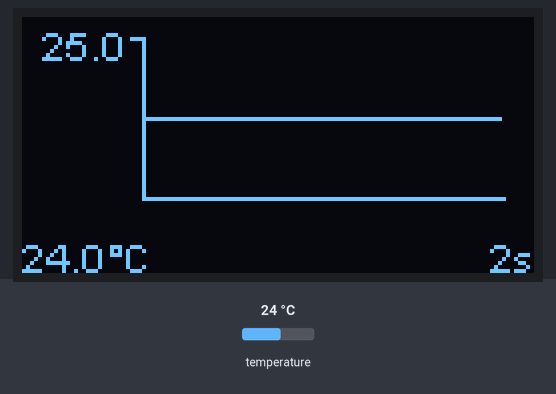
The sketch below on a simulated ESP32. Shown: 128×64 one-colour display. Inputs (shaded band) come from the test bench; at power-on: temperature 24 °C.

Above: at 12.3 s.
12.4 s: temperature set to 12 °C
At 23.5 s:
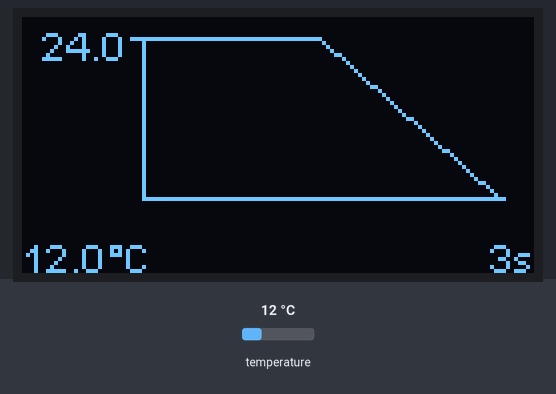
23.8 s: temperature set to 19 °C
At 33.6 s:
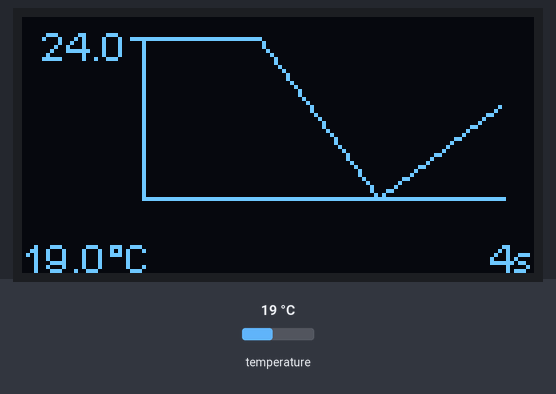
34.6 s: temperature set to 28 °C
At 44.6 s:
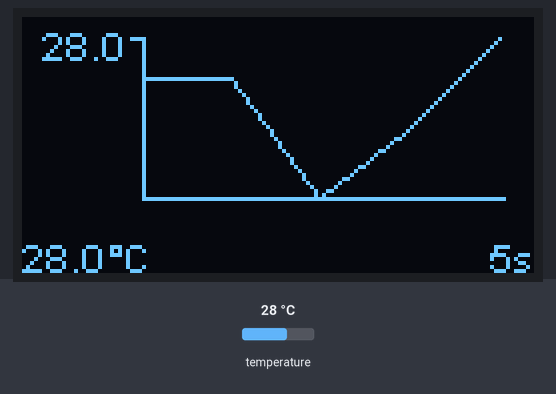
Timing chart, 0 to 46.1 s (numbered marks = the images above; inputs shaded):
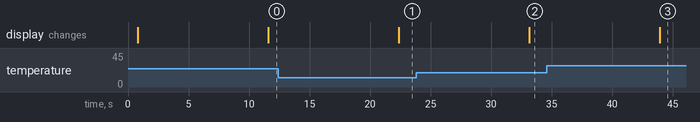

The sketch:

ds18b20_Display_Graph.ino
```cpp
#include <Wire.h>
#include "HT_SSD1306Wire.h"
#include <OneWire.h>
#include <DallasTemperature.h>

#ifdef WIRELESS_STICK_V3
static SSD1306Wire display(0x3c, 500000, 17, 18, GEOMETRY_64_32, RST_OLED);
#else
static SSD1306Wire display(0x3c, 500000, 17, 18, GEOMETRY_128_64, RST_OLED);
#endif

// DS18B20
const int oneWireBus = 33;
OneWire oneWire(oneWireBus);
DallasTemperature sensors(&oneWire);

const int MAX_POINTS = 100;   // ~100 punti visibili
float tempHistory[MAX_POINTS];
int dataIndex = 0;
bool filled = false;

unsigned long elapsedSeconds = 0;  // tempo totale

// funzione per map con float
float mapFloat(float x, float in_min, float in_max, float out_min, float out_max) {
  return (x - in_min) * (out_max - out_min) / (in_max - in_min) + out_min;
}

void setup() {
  Serial.begin(115200);
  sensors.begin();
  display.init();
  display.clear();
  display.setTextAlignment(TEXT_ALIGN_CENTER);
  display.setFont(ArialMT_Plain_10);
}

void loop() {
  sensors.requestTemperatures();
  float temperatureC = sensors.getTempCByIndex(0);

  // aggiorna buffer
  tempHistory[dataIndex] = temperatureC;
  dataIndex = (dataIndex + 1) % MAX_POINTS;
  if (dataIndex == 0) filled = true;
  elapsedSeconds++;

  // calcolo range Y
  int count = filled ? MAX_POINTS : dataIndex;
  float tMin = tempHistory[0], tMax = tempHistory[0];
  for (int i = 0; i < count; i++) {
    tMin = min(tMin, tempHistory[i]);
    tMax = max(tMax, tempHistory[i]);
  }
  if (tMin == tMax) { tMin -= 1; tMax += 1; }

  display.clear();

  // --- Temperatura attuale (in basso a sinistra) ---
  display.setTextAlignment(TEXT_ALIGN_LEFT);
  display.drawString(0, 54, String(temperatureC, 1) + "°C");

  // --- Coordinate grafiche adattate ---
  int graphX0 = 30;     // margine sinistro
  int graphY0 = 45;     // baseline del grafico
  int graphH  = 40;     // altezza grafico
  int graphW  = 90;     // larghezza grafico

  // Assi
  display.drawLine(graphX0, graphY0 - graphH, graphX0, graphY0);  // asse Y
  display.drawLine(graphX0, graphY0, graphX0 + graphW, graphY0);  // asse X

  // --- Tacche ---
  // Solo massimo su Y
  int yTop = graphY0 - graphH;
  display.drawLine(graphX0 - 3, yTop, graphX0, yTop);
  display.setTextAlignment(TEXT_ALIGN_RIGHT);
  display.drawString(graphX0 - 4, yTop - 4, String(tMax, 1));

  // Solo tempo in basso a destra
  String timeStr = String(elapsedSeconds);
  int xRight = 128; // bordo destro del display
  display.setTextAlignment(TEXT_ALIGN_RIGHT);
  display.drawString(xRight, 54, timeStr + "s");

  // --- Grafico ---
  for (int i = 1; i < count; i++) {
    int x1 = (int)mapFloat(i - 1, 0, count - 1, graphX0, graphX0 + graphW - 1);
    int x2 = (int)mapFloat(i,     0, count - 1, graphX0, graphX0 + graphW - 1);
    int y1 = graphY0 - (int)mapFloat(tempHistory[(dataIndex + i - 1) % count], tMin, tMax, 0, graphH);
    int y2 = graphY0 - (int)mapFloat(tempHistory[(dataIndex + i) % count],     tMin, tMax, 0, graphH);
    display.drawLine(x1, y1, x2, y2);
  }

  display.display();
  delay(10000);
}
```

Measured:
- after the input at 12.4 s, the display: changes after 10.0 s (image 1)
- after the input at 23.8 s, the display: changes after 9.3 s (image 2)
- after the input at 34.6 s, the display: changes after 9.3 s (image 3)
